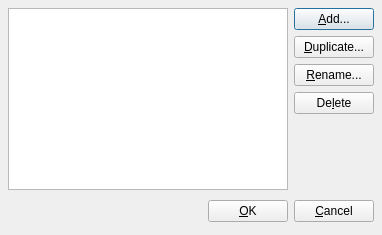
<ui version="4.0" >
 <author></author>
 <comment></comment>
 <exportmacro></exportmacro>
 <class>IdentitiesEditDlg</class>
 <widget class="QDialog" name="IdentitiesEditDlg" >
  <property name="geometry" >
   <rect>
    <x>0</x>
    <y>0</y>
    <width>382</width>
    <height>235</height>
   </rect>
  </property>
  <property name="windowTitle" >
   <string>Edit Identities</string>
  </property>
  <property name="modal" >
   <bool>true</bool>
  </property>
  <layout class="QVBoxLayout" >
   <property name="margin" >
    <number>8</number>
   </property>
   <property name="spacing" >
    <number>6</number>
   </property>
   <item>
    <layout class="QHBoxLayout" >
     <property name="margin" >
      <number>0</number>
     </property>
     <property name="spacing" >
      <number>6</number>
     </property>
     <item>
      <widget class="QListWidget" name="identList" />
     </item>
     <item>
      <layout class="QVBoxLayout" >
       <property name="margin" >
        <number>0</number>
       </property>
       <property name="spacing" >
        <number>6</number>
       </property>
       <item>
        <widget class="QPushButton" name="addButton" >
         <property name="text" >
          <string>&amp;Add...</string>
         </property>
        </widget>
       </item>
       <item>
        <widget class="QPushButton" name="duplicateButton" >
         <property name="text" >
          <string>&amp;Duplicate...</string>
         </property>
        </widget>
       </item>
       <item>
        <widget class="QPushButton" name="renameButton" >
         <property name="text" >
          <string>&amp;Rename...</string>
         </property>
        </widget>
       </item>
       <item>
        <widget class="QPushButton" name="deleteButton" >
         <property name="text" >
          <string>De&amp;lete</string>
         </property>
        </widget>
       </item>
       <item>
        <spacer>
         <property name="orientation" >
          <enum>Qt::Vertical</enum>
         </property>
         <property name="sizeHint" >
          <size>
           <width>20</width>
           <height>40</height>
          </size>
         </property>
        </spacer>
       </item>
      </layout>
     </item>
    </layout>
   </item>
   <item>
    <layout class="QHBoxLayout" >
     <property name="margin" >
      <number>0</number>
     </property>
     <property name="spacing" >
      <number>6</number>
     </property>
     <item>
      <spacer>
       <property name="orientation" >
        <enum>Qt::Horizontal</enum>
       </property>
       <property name="sizeHint" >
        <size>
         <width>131</width>
         <height>31</height>
        </size>
       </property>
      </spacer>
     </item>
     <item>
      <widget class="QPushButton" name="okButton" >
       <property name="text" >
        <string>&amp;OK</string>
       </property>
      </widget>
     </item>
     <item>
      <widget class="QPushButton" name="cancelButton" >
       <property name="text" >
        <string>&amp;Cancel</string>
       </property>
      </widget>
     </item>
    </layout>
   </item>
  </layout>
 </widget>
 <pixmapfunction></pixmapfunction>
 <resources/>
 <connections>
  <connection>
   <sender>okButton</sender>
   <signal>clicked()</signal>
   <receiver>IdentitiesEditDlg</receiver>
   <slot>accept()</slot>
   <hints>
    <hint type="sourcelabel" >
     <x>278</x>
     <y>253</y>
    </hint>
    <hint type="destinationlabel" >
     <x>96</x>
     <y>254</y>
    </hint>
   </hints>
  </connection>
  <connection>
   <sender>cancelButton</sender>
   <signal>clicked()</signal>
   <receiver>IdentitiesEditDlg</receiver>
   <slot>reject()</slot>
   <hints>
    <hint type="sourcelabel" >
     <x>369</x>
     <y>253</y>
    </hint>
    <hint type="destinationlabel" >
     <x>179</x>
     <y>282</y>
    </hint>
   </hints>
  </connection>
 </connections>
</ui>
